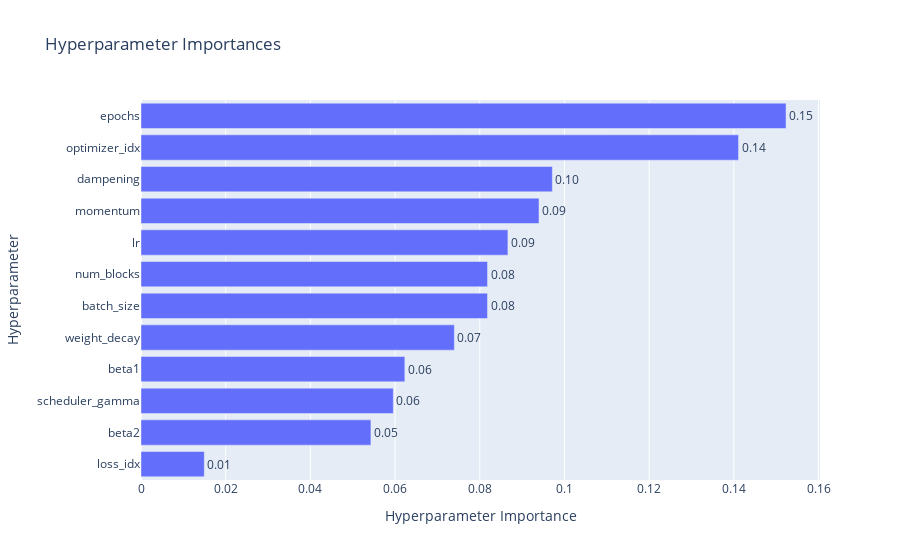

The cell this chart's notebook holds for it:
### Code cell
vis.plot_param_importances(study)

### Figure 1 — Plotly figure (JSON) as saved in the notebook; plotly's stock layout.template omitted (floating-point values rounded to 4 significant figures)
{"data": [{"cliponaxis": false, "hovertemplate": ["loss_idx (IntDistribution): 0.014944869721015585<extra></extra>", "beta2 (FloatDistribution): 0.05429568226863338<extra></extra>", "scheduler_gamma (FloatDistribution): 0.059584522490867514<extra></extra>", "beta1 (FloatDistribution): 0.06230687721226106<extra></extra>", "weight_decay (FloatDistribution): 0.07399948806456699<extra></extra>", "batch_size (IntDistribution): 0.08182491191413735<extra></extra>", "num_blocks (IntDistribution): 0.08183565770567952<extra></extra>", "lr (FloatDistribution): 0.08664208036822994<extra></extra>", "momentum (FloatDistribution): 0.09398925875443158<extra></extra>", "dampening (FloatDistribution): 0.09714121296527012<extra></extra>", "optimizer_idx (IntDistribution): 0.14110864924507316<extra></extra>", "epochs (IntDistribution): 0.15232678928983384<extra></extra>"], "name": "Objective Value", "orientation": "h", "text": ["0.01", "0.05", "0.06", "0.06", "0.07", "0.08", "0.08", "0.09", "0.09", "0.10", "0.14", "0.15"], "textposition": "outside", "type": "bar", "x": [0.01494, 0.0543, 0.05958, 0.06231, 0.074, 0.08182, 0.08184, 0.08664, 0.09399, 0.09714, 0.1411, 0.1523], "y": ["loss_idx", "beta2", "scheduler_gamma", "beta1", "weight_decay", "batch_size", "num_blocks", "lr", "momentum", "dampening", "optimizer_idx", "epochs"]}], "layout": {"title": {"text": "Hyperparameter Importances"}, "xaxis": {"title": {"text": "Hyperparameter Importance"}}, "yaxis": {"title": {"text": "Hyperparameter"}}}}
